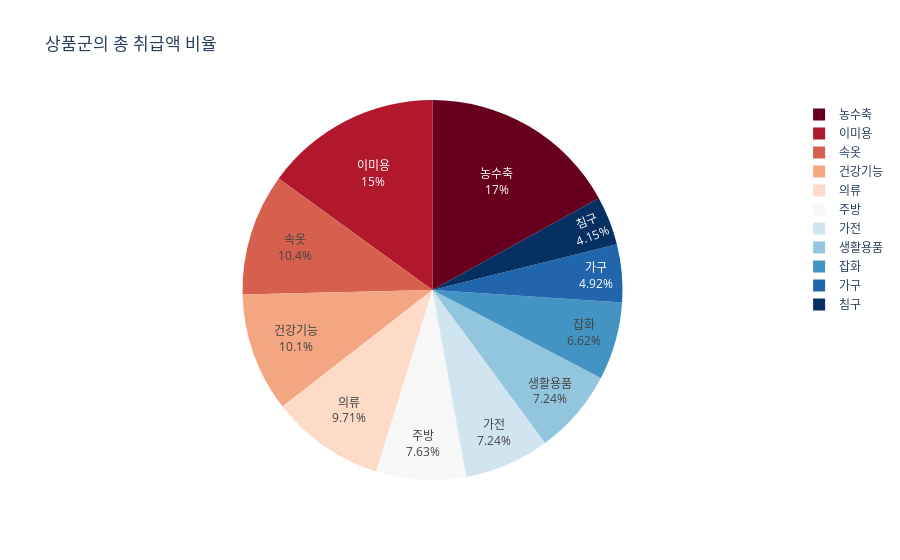

Notebook code for this chart:
### Code cell
fig = px.pie(df, values='취급액', names=df.index, title='상품군의 총 취급액 비율', color_discrete_sequence=px.colors.sequential.RdBu)
fig.update_traces(textposition='inside', textinfo='percent+label')
fig.show()

### Figure 1 — Plotly figure (JSON) as saved in the notebook; plotly's stock layout.template omitted (floating-point values rounded to 4 significant figures)
{"data": [{"domain": {"x": [0, 1], "y": [0, 1]}, "hovertemplate": "상품군=%{label}<br>취급액=%{value}<extra></extra>", "labels": ["침구", "가구", "잡화", "생활용품", "가전", "주방", "의류", "건강기능", "속옷", "이미용", "농수축"], "legendgroup": "", "name": "", "showlegend": true, "textinfo": "percent+label", "textposition": "inside", "type": "pie", "values": [10450000.0, 12390000.0, 16670000.0, 18220000.0, 18230000.0, 19220000.0, 24430000.0, 25510000.0, 26100000.0, 37800000.0, 42720000.0]}], "layout": {"legend": {"tracegroupgap": 0}, "piecolorway": ["rgb(103,0,31)", "rgb(178,24,43)", "rgb(214,96,77)", "rgb(244,165,130)", "rgb(253,219,199)", "rgb(247,247,247)", "rgb(209,229,240)", "rgb(146,197,222)", "rgb(67,147,195)", "rgb(33,102,172)", "rgb(5,48,97)"], "title": {"text": "상품군의 총 취급액 비율"}}}
